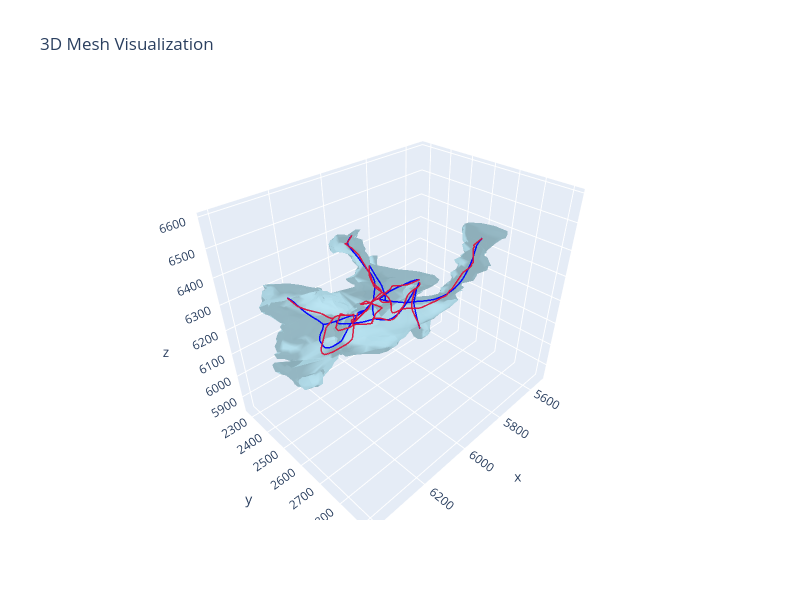

Write notebook code for a chart like this one.
### Markdown cell above
# Skeleton optimization

### Code cell
from mcf2swc import (
    SkeletonGraph,
    MeshManager,
    SkeletonOptimizer,
    SkeletonOptimizerOptions,
)

do_skeleton_optimization = True

if do_skeleton_optimization:
    opts = SkeletonOptimizerOptions(
        max_iterations=50,
        step_size=1.0,
        smoothing_weight=0.1,
        verbose=True,
    )
    # Create optimizer and check for surface crossing
    optimizer = SkeletonOptimizer(raw_skeleton, mm.mesh, opts)
    has_crossing, num_outside, max_dist = optimizer.check_surface_crossing()
    print(f"Surface crossing: {has_crossing}")
    print(f"Points outside: {num_outside}/{raw_skeleton.total_points()}")
    print(f"Max distance: {max_dist:.4f}")
    # Run optimization
    print("\nOptimizing skeleton...")
    optimized_skeleton = optimizer.optimize()

    skeleton = optimized_skeleton
    all_skeletons = [raw_skeleton, optimized_skeleton]
else:
    skeleton = raw_skeleton
    all_skeletons = [raw_skeleton]


mm.visualize_mesh_3d(skel=all_skeletons, skel_color=["crimson", "blue"])

### Figure 1 — Plotly figure (JSON) as saved in the notebook; plotly's stock layout.template omitted (floating-point values rounded to 4 significant figures; data arrays with more than 128 entries replaced by an {"elided": "..."} marker saying what was removed)
{"data": [{"color": "lightblue", "i": {"elided": "3394 int values"}, "j": {"elided": "3394 int values"}, "k": {"elided": "3394 int values"}, "name": "Mesh", "opacity": 0.8, "type": "mesh3d", "x": {"elided": "1694 float values"}, "y": {"elided": "1694 float values"}, "z": {"elided": "1694 float values"}}, {"line": {"color": "blue", "width": 3}, "mode": "lines", "name": "Skeleton 0", "opacity": 0.95, "showlegend": false, "type": "scatter3d", "x": {"elided": "774 float values"}, "y": {"elided": "774 float values"}, "z": {"elided": "774 float values"}}, {"line": {"color": "crimson", "width": 3}, "mode": "lines", "name": "Skeleton 1", "opacity": 0.95, "showlegend": false, "type": "scatter3d", "x": {"elided": "774 float values"}, "y": {"elided": "774 float values"}, "z": {"elided": "774 float values"}}], "layout": {"autosize": false, "height": 600, "scene": {"aspectmode": "data", "xaxis": {"visible": true}, "yaxis": {"visible": true}, "zaxis": {"visible": true}}, "title": {"text": "3D Mesh Visualization"}, "width": 800}}
